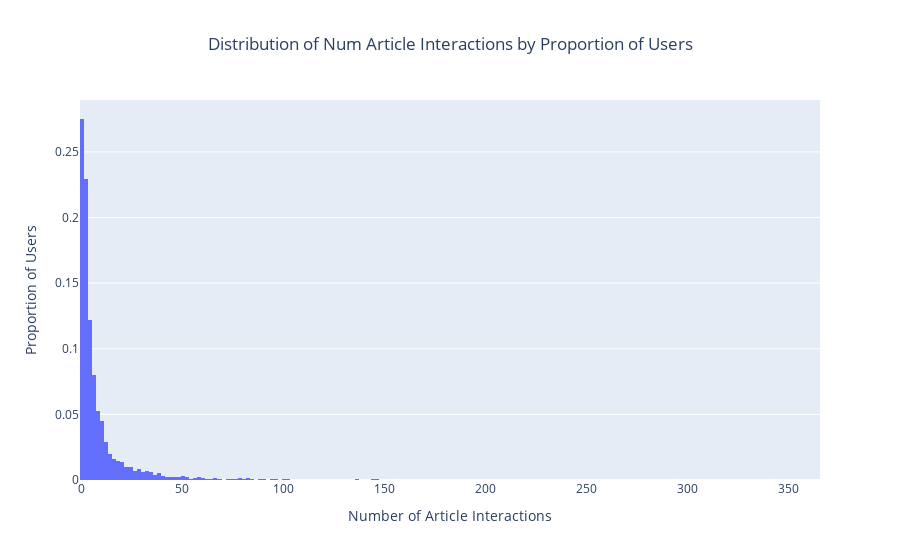

Write notebook code for a chart like this one.
### Code cell
# plot histogram of num article interactions

hist_data = go.Histogram(x=email_interactions.num_interactions, histnorm='probability')
hist_layout = go.Layout(
    title=dict(
        text='Distribution of Num Article Interactions by Proportion of Users',
        x=0.5
        ),
    xaxis=dict(title="Number of Article Interactions"),
    yaxis=dict(title="Proportion of Users"),
    )
fig = go.Figure(data=[hist_data], layout=hist_layout)
py.iplot(fig)

### Figure 1 — Plotly figure (JSON) as saved in the notebook; plotly's stock layout.template omitted (floating-point values rounded to 4 significant figures; data arrays with more than 128 entries replaced by an {"elided": "..."} marker saying what was removed)
{"data": [{"histnorm": "probability", "type": "histogram", "x": {"elided": "5148 int values"}}], "layout": {"title": {"text": "Distribution of Num Article Interactions by Proportion of Users", "x": 0.5}, "xaxis": {"title": {"text": "Number of Article Interactions"}}, "yaxis": {"title": {"text": "Proportion of Users"}}}}
